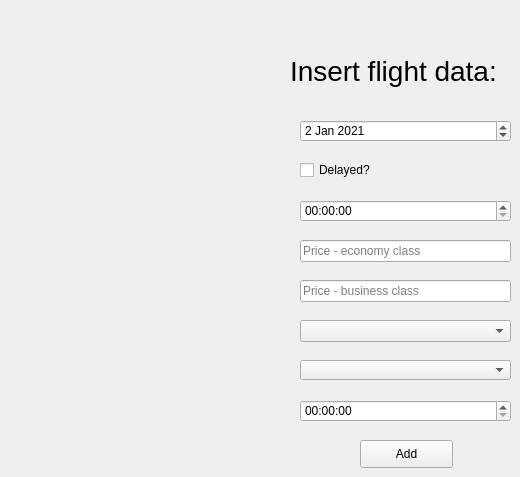
      <widget class="QWidget" name="SearchFlights">
       <attribute name="title">
        <string>Add Flight</string>
       </attribute>
       <widget class="QLabel" name="label_3">
        <property name="geometry">
         <rect>
          <x>290</x>
          <y>50</y>
          <width>221</width>
          <height>41</height>
         </rect>
        </property>
        <property name="styleSheet">
         <string notr="true">font-size: 28px</string>
        </property>
        <property name="text">
         <string>Insert flight data:</string>
        </property>
       </widget>
       <widget class="QLineEdit" name="priceeconomyEdit">
        <property name="geometry">
         <rect>
          <x>300</x>
          <y>240</y>
          <width>211</width>
          <height>22</height>
         </rect>
        </property>
        <property name="placeholderText">
         <string>Price - economy class</string>
        </property>
       </widget>
       <widget class="QLineEdit" name="pricebusinessEdit">
        <property name="geometry">
         <rect>
          <x>300</x>
          <y>280</y>
          <width>211</width>
          <height>22</height>
         </rect>
        </property>
        <property name="placeholderText">
         <string>Price - business class</string>
        </property>
       </widget>
       <widget class="QComboBox" name="airplaneSelect">
        <property name="geometry">
         <rect>
          <x>300</x>
          <y>360</y>
          <width>211</width>
          <height>20</height>
         </rect>
        </property>
        <property name="currentText">
         <string/>
        </property>
       </widget>
       <widget class="QPushButton" name="addFlightButton">
        <property name="geometry">
         <rect>
          <x>360</x>
          <y>440</y>
          <width>93</width>
          <height>28</height>
         </rect>
        </property>
        <property name="text">
         <string>Add</string>
        </property>
       </widget>
       <widget class="QDateEdit" name="insert_flightDateEdit">
        <property name="geometry">
         <rect>
          <x>300</x>
          <y>120</y>
          <width>211</width>
          <height>22</height>
         </rect>
        </property>
        <property name="date">
         <date>
          <year>2021</year>
          <month>1</month>
          <day>2</day>
         </date>
        </property>
       </widget>
       <widget class="QCheckBox" name="isdelayed_checkBox">
        <property name="geometry">
         <rect>
          <x>300</x>
          <y>160</y>
          <width>81</width>
          <height>20</height>
         </rect>
        </property>
        <property name="text">
         <string>Delayed?</string>
        </property>
       </widget>
       <widget class="QTimeEdit" name="delayTimeEdit">
        <property name="geometry">
         <rect>
          <x>300</x>
          <y>200</y>
          <width>211</width>
          <height>22</height>
         </rect>
        </property>
       </widget>
       <widget class="QComboBox" name="flightnumberSelect">
        <property name="geometry">
         <rect>
          <x>300</x>
          <y>320</y>
          <width>211</width>
          <height>22</height>
         </rect>
        </property>
       </widget>
       <widget class="QTimeEdit" name="flgihttimeEdit">
        <property name="geometry">
         <rect>
          <x>300</x>
          <y>400</y>
          <width>211</width>
          <height>22</height>
         </rect>
        </property>
       </widget>
      </widget>
